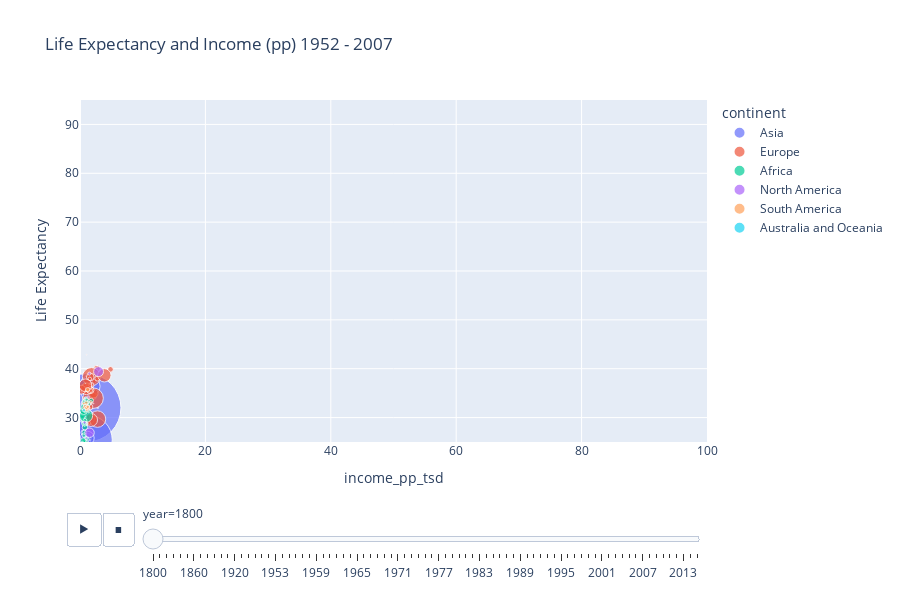

The notebook cell saved with this chart:
### Code cell
px.scatter(
    data_frame = df,
    x = 'income_pp_tsd',
    y = 'life_expectancy',
    size = 'population',
    color = 'continent',
    title = 'Life Expectancy and Income (pp) 1952 - 2007',
    labels = {'income_pp' : 'Wealth', 'life_expectancy' : 'Life Expectancy'},
    #log_x = True,
    range_x = [0, 100],
    range_y = [25, 95],
    hover_name = 'country',
    animation_frame = 'year',
    height = 600,
    size_max = 100,
    )

### Figure 1 — Plotly figure (JSON) as saved in the notebook; plotly's stock layout.template omitted (floating-point values rounded to 4 significant figures)
{"data": [{"hovertemplate": "<b>%{hovertext}</b><br><br>continent=Asia<br>year=1800<br>income_pp_tsd=%{x}<br>Life Expectancy=%{y}<br>population=%{marker.size}<extra></extra>", "hovertext": ["Afghanistan", "Bahrain", "Bangladesh", "Bhutan", "Brunei", "Cambodia", "China", "India", "Indonesia", "Iran", "Iraq", "Israel", "Japan", "Jordan", "Kazakhstan", "Kuwait", "Lebanon", "Malaysia", "Maldives", "Mongolia", "Nepal", "Oman", "Pakistan", "Philippines", "Qatar", "Saudi Arabia", "Singapore", "Sri Lanka", "Syria", "Tajikistan", "Thailand", "Turkey", "Turkmenistan", "United Arab Emirates", "Uzbekistan", "Vietnam", "Yemen"], "legendgroup": "Asia", "marker": {"color": "#636efa", "size": [3280000, 64474, 19227358, 89989, 2128, 2090000, 321675013, 168574895, 16108545, 6269721, 1076920, 209954, 30294378, 217000, 2041282, 81280, 332000, 287000, 42378, 619000, 3881000, 318000, 13123633, 1894389, 14092, 2091000, 30000, 1213000, 1337000, 466629, 4665000, 9773456, 367215, 40153, 1919159, 6551000, 2593000], "sizemode": "area", "sizeref": 137600.0, "symbol": "circle"}, "mode": "markers", "name": "Asia", "orientation": "v", "showlegend": true, "type": "scatter", "x": [0.683, 1.4, 0.992, 0.712, 1.71, 0.435, 1.08, 1.2, 1.12, 1.02, 1.03, 2.84, 1.53, 1.02, 1.29, 1.24, 1.24, 1.12, 0.953, 0.67, 0.745, 1.04, 1.16, 1.08, 1.24, 0.914, 1.16, 1.02, 1.26, 0.629, 1.06, 1.12, 1.07, 1.13, 0.568, 0.976, 0.993], "xaxis": "x", "y": [28.21, 30.3, 25.5, 28.8, 29.2, 35, 32, 25.44, 30, 25.6, 31.2, 32, 36.4, 31.7, 26.2, 26, 29.7, 30.6, 32.65, 31.8, 32.8, 32.3, 25.8, 30.9, 30.8, 32.1, 29.1, 32.6, 31.1, 24.24, 30.4, 35, 24, 30.7, 26.93, 32, 23.39], "yaxis": "y"}, {"hovertemplate": "<b>%{hovertext}</b><br><br>continent=Europe<br>year=1800<br>income_pp_tsd=%{x}<br>Life Expectancy=%{y}<br>population=%{marker.size}<extra></extra>", "hovertext": ["Albania", "Andorra", "Armenia", "Austria", "Azerbaijan", "Belarus", "Belgium", "Bosnia and Herzegovina", "Bulgaria", "Croatia", "Cyprus", "Czech Republic", "Denmark", "Estonia", "Finland", "France", "Georgia", "Germany", "Greece", "Hungary", "Iceland", "Ireland", "Italy", "Latvia", "Lithuania", "Luxembourg", "Malta", "Moldova", "Montenegro", "Netherlands", "Norway", "Poland", "Portugal", "Romania", "Serbia", "Slovenia", "Spain", "Sweden", "Switzerland", "Ukraine", "United Kingdom"], "legendgroup": "Europe", "marker": {"color": "#EF553B", "size": [410445, 2654, 413326, 3205587, 879960, 2355081, 3138137, 851806, 1992320, 1227886, 184392, 5516349, 1062514, 334136, 977662, 29355111, 1072178, 22886919, 2151155, 3499771, 61428, 4064749, 18822234, 590588, 778655, 127030, 134072, 712558, 126582, 2254522, 868570, 9508747, 3033454, 5464085, 2147197, 469664, 11549294, 2354189, 1826051, 11215490, 12327466], "sizemode": "area", "sizeref": 137600.0, "symbol": "circle"}, "mode": "markers", "name": "Europe", "orientation": "v", "showlegend": true, "type": "scatter", "x": [0.755, 1.36, 0.582, 2.09, 0.877, 0.688, 2.7, 0.757, 1.23, 1.22, 0.966, 2.17, 2.28, 1.06, 1.41, 2.08, 0.615, 1.83, 1.78, 1.41, 1.05, 1.64, 2.79, 0.85, 1.44, 1.65, 0.884, 0.703, 1.2, 4.86, 1.56, 1.05, 1.7, 0.224, 1.54, 1.6, 1.76, 1.59, 2.77, 0.864, 3.89], "xaxis": "x", "y": [35.4, 0, 34, 34.4, 29.17, 36.2, 40, 35.1, 35.8, 36.1, 38.5, 34.95, 37.41, 36.14, 36.57, 33.97, 31.87, 38.37, 36.6, 36, 42.85, 38.3, 29.69, 33, 28.9, 36.9, 28.7, 33.15, 35.4, 39.86, 37.92, 35.9, 35.6, 35.7, 35.5, 36.6, 29.5, 32.16, 38, 36.6, 38.65], "yaxis": "y"}, {"hovertemplate": "<b>%{hovertext}</b><br><br>continent=Africa<br>year=1800<br>income_pp_tsd=%{x}<br>Life Expectancy=%{y}<br>population=%{marker.size}<extra></extra>", "hovertext": ["Algeria", "Angola", "Benin", "Botswana", "Burundi", "Cameroon", "Cape Verde", "Central African Republic", "Chad", "Comoros", "Djibouti", "Egypt", "Equatorial Guinea", "Eritrea", "Ethiopia", "Gabon", "Gambia", "Ghana", "Guinea", "Guinea-Bissau", "Kenya", "Lesotho", "Liberia", "Libya", "Madagascar", "Malawi", "Mali", "Mauritania", "Mauritius", "Morocco", "Mozambique", "Namibia", "Niger", "Nigeria", "Rwanda", "Sao Tome and Principe", "Senegal", "Seychelles", "Sierra Leone", "Somalia", "South Africa", "Sudan", "Tanzania", "Togo", "Tunisia", "Uganda", "Zambia", "Zimbabwe"], "legendgroup": "Africa", "marker": {"color": "#00cc96", "size": [2503218, 1567028, 636559, 121000, 899097, 1860054, 55716, 479444, 1432000, 56346, 22848, 4243515, 80377, 205010, 2948990, 158227, 103274, 2016034, 983959, 218167, 2574000, 276361, 313543, 531472, 1543133, 737000, 1403398, 382696, 62865, 2503218, 1982324, 229000, 1244861, 12100855, 928368, 22731, 1009886, 12522, 794264, 991488, 1440820, 3994154, 3019768, 445985, 862029, 2101397, 747000, 1085814], "sizemode": "area", "sizeref": 137600.0, "symbol": "circle"}, "mode": "markers", "name": "Africa", "orientation": "v", "showlegend": true, "type": "scatter", "x": [0.796, 0.7, 0.676, 0.449, 0.473, 0.709, 0.599, 0.48, 0.473, 0.788, 0.851, 1.12, 0.403, 0.602, 0.592, 0.442, 0.92, 0.788, 0.509, 0.641, 0.967, 0.398, 0.902, 1.19, 0.649, 0.396, 0.683, 0.597, 1.06, 0.808, 0.442, 0.611, 0.505, 0.963, 0.488, 0.962, 0.563, 0.897, 0.831, 0.786, 1.78, 0.586, 0.636, 0.772, 0.801, 0.525, 0.751, 0.984], "xaxis": "x", "y": [28.82, 26.98, 31, 33.6, 31.5, 28.75, 33.8, 30, 30.9, 32.1, 29.9, 33, 29.8, 30.2, 29.7, 30.6, 28.8, 28, 29.5, 32, 25.5, 32.8, 31.1, 33.1, 30.5, 30.3, 26.41, 32, 28.7, 33.1, 30.28, 32.4, 30.8, 30.4, 31.8, 31, 25.2, 37, 25.1, 29.4, 33.5, 31.4, 32.2, 31.3, 28.8, 25.3, 32.6, 33.7], "yaxis": "y"}, {"hovertemplate": "<b>%{hovertext}</b><br><br>continent=North America<br>year=1800<br>income_pp_tsd=%{x}<br>Life Expectancy=%{y}<br>population=%{marker.size}<extra></extra>", "hovertext": ["Antigua and Barbuda", "Bahamas", "Barbados", "Belize", "Canada", "Costa Rica", "Cuba", "Dominica", "Dominican Republic", "El Salvador", "Grenada", "Guatemala", "Haiti", "Honduras", "Jamaica", "Mexico", "Nicaragua", "Panama", "Trinidad and Tobago", "United States"], "legendgroup": "North America", "marker": {"color": "#ab63fa", "size": [37000, 27350, 81729, 25526, 645526, 51987, 345043, 19950, 89000, 248000, 29409, 458965, 723000, 126118, 401000, 6181708, 219387, 78842, 60000, 6801854], "sizemode": "area", "sizeref": 137600.0, "symbol": "circle"}, "mode": "markers", "name": "North America", "orientation": "v", "showlegend": true, "type": "scatter", "x": [0.857, 1.64, 1.03, 0.655, 1.49, 0.877, 0.719, 0.751, 0.755, 1.1, 1.09, 0.97, 0.717, 0.764, 1.3, 1.52, 1.1, 0.959, 1.39, 2.96], "xaxis": "x", "y": [33.54, 35.18, 32.12, 26.5, 39, 30.21, 32.2, 0, 29.9, 28.7, 31.4, 25.8, 29, 33.9, 34.2, 26.9, 25.4, 32.9, 32.9, 39.41], "yaxis": "y"}, {"hovertemplate": "<b>%{hovertext}</b><br><br>continent=South America<br>year=1800<br>income_pp_tsd=%{x}<br>Life Expectancy=%{y}<br>population=%{marker.size}<extra></extra>", "hovertext": ["Argentina", "Bolivia", "Brazil", "Chile", "Colombia", "Ecuador", "Guyana", "Paraguay", "Peru", "Suriname", "Uruguay", "Venezuela"], "legendgroup": "South America", "marker": {"color": "#FFA15A", "size": [534000, 1100000, 3639636, 771447, 1206000, 500000, 166034, 143000, 1314151, 80721, 55000, 718000], "sizemode": "area", "sizeref": 137600.0, "symbol": "circle"}, "mode": "markers", "name": "South America", "orientation": "v", "showlegend": true, "type": "scatter", "x": [1.73, 0.967, 1.01, 0.992, 1.1, 0.599, 1.37, 0.945, 1.23, 1.85, 2.14, 1.25], "xaxis": "x", "y": [33.2, 33, 32, 32, 32, 32.9, 31.12, 35.5, 35.7, 32.9, 32.9, 32.2], "yaxis": "y"}, {"hovertemplate": "<b>%{hovertext}</b><br><br>continent=Australia and Oceania<br>year=1800<br>income_pp_tsd=%{x}<br>Life Expectancy=%{y}<br>population=%{marker.size}<extra></extra>", "hovertext": ["Australia", "Fiji", "Kiribati", "Marshall Islands", "Nauru", "New Zealand", "Palau", "Papua New Guinea", "Samoa", "Solomon Islands", "Tonga", "Tuvalu", "Vanuatu"], "legendgroup": "Australia and Oceania", "marker": {"color": "#19d3f3", "size": [351014, 130533, 17876, 5828, 1834, 100000, 3875, 754894, 47300, 56998, 18658, 2499, 27791], "sizemode": "area", "sizeref": 137600.0, "symbol": "circle"}, "mode": "markers", "name": "Australia and Oceania", "orientation": "v", "showlegend": true, "type": "scatter", "x": [0.925, 0.889, 0.624, 0.61, 0.627, 0.752, 0.95, 0.618, 1.59, 0.411, 0.751, 0.814, 0.662], "xaxis": "x", "y": [34.05, 26.1, 24.9, 0, 0, 34.05, 0, 31.5, 25.4, 25.1, 28.2, 0, 24.3], "yaxis": "y"}], "layout": {"height": 600, "legend": {"itemsizing": "constant", "title": {"text": "continent"}, "tracegroupgap": 0}, "sliders": [{"active": 0, "currentvalue": {"prefix": "year="}, "len": 0.9, "pad": {"b": 10, "t": 60}, "steps": [{"args": [["1800"], {"frame": {"duration": 0, "redraw": false}, "fromcurrent": true, "mode": "immediate", "transition": {"duration": 0, "easing": "linear"}}], "label": "1800", "method": "animate"}, {"args": [["1810"], {"frame": {"duration": 0, "redraw": false}, "fromcurrent": true, "mode": "immediate", "transition": {"duration": 0, "easing": "linear"}}], "label": "1810", "method": "animate"}, {"args": [["1820"], {"frame": {"duration": 0, "redraw": false}, "fromcurrent": true, "mode": "immediate", "transition": {"duration": 0, "easing": "linear"}}], "label": "1820", "method": "animate"}, {"args": [["1830"], {"frame": {"duration": 0, "redraw": false}, "fromcurrent": true, "mode": "immediate", "transition": {"duration": 0, "easing": "linear"}}], "label": "1830", "method": "animate"}, {"args": [["1840"], {"frame": {"duration": 0, "redraw": false}, "fromcurrent": true, "mode": "immediate", "transition": {"duration": 0, "easing": "linear"}}], "label": "1840", "method": "animate"}, {"args": [["1850"], {"frame": {"duration": 0, "redraw": false}, "fromcurrent": true, "mode": "immediate", "transition": {"duration": 0, "easing": "linear"}}], "label": "1850", "method": "animate"}, {"args": [["1860"], {"frame": {"duration": 0, "redraw": false}, "fromcurrent": true, "mode": "immediate", "transition": {"duration": 0, "easing": "linear"}}], "label": "1860", "method": "animate"}, {"args": [["1870"], {"frame": {"duration": 0, "redraw": false}, "fromcurrent": true, "mode": "immediate", "transition": {"duration": 0, "easing": "linear"}}], "label": "1870", "method": "animate"}, {"args": [["1880"], {"frame": {"duration": 0, "redraw": false}, "fromcurrent": true, "mode": "immediate", "transition": {"duration": 0, "easing": "linear"}}], "label": "1880", "method": "animate"}, {"args": [["1890"], {"frame": {"duration": 0, "redraw": false}, "fromcurrent": true, "mode": "immediate", "transition": {"duration": 0, "easing": "linear"}}], "label": "1890", "method": "animate"}, {"args": [["1900"], {"frame": {"duration": 0, "redraw": false}, "fromcurrent": true, "mode": "immediate", "transition": {"duration": 0, "easing": "linear"}}], "label": "1900", "method": "animate"}, {"args": [["1910"], {"frame": {"duration": 0, "redraw": false}, "fromcurrent": true, "mode": "immediate", "transition": {"duration": 0, "easing": "linear"}}], "label": "1910", "method": "animate"}, {"args": [["1920"], {"frame": {"duration": 0, "redraw": false}, "fromcurrent": true, "mode": "immediate", "transition": {"duration": 0, "easing": "linear"}}], "label": "1920", "method": "animate"}, {"args": [["1930"], {"frame": {"duration": 0, "redraw": false}, "fromcurrent": true, "mode": "immediate", "transition": {"duration": 0, "easing": "linear"}}], "label": "1930", "method": "animate"}, {"args": [["1940"], {"frame": {"duration": 0, "redraw": false}, "fromcurrent": true, "mode": "immediate", "transition": {"duration": 0, "easing": "linear"}}], "label": "1940", "method": "animate"}, {"args": [["1950"], {"frame": {"duration": 0, "redraw": false}, "fromcurrent": true, "mode": "immediate", "transition": {"duration": 0, "easing": "linear"}}], "label": "1950", "method": "animate"}, {"args": [["1951"], {"frame": {"duration": 0, "redraw": false}, "fromcurrent": true, "mode": "immediate", "transition": {"duration": 0, "easing": "linear"}}], "label": "1951", "method": "animate"}, {"args": [["1952"], {"frame": {"duration": 0, "redraw": false}, "fromcurrent": true, "mode": "immediate", "transition": {"duration": 0, "easing": "linear"}}], "label": "1952", "method": "animate"}, {"args": [["1953"], {"frame": {"duration": 0, "redraw": false}, "fromcurrent": true, "mode": "immediate", "transition": {"duration": 0, "easing": "linear"}}], "label": "1953", "method": "animate"}, {"args": [["1954"], {"frame": {"duration": 0, "redraw": false}, "fromcurrent": true, "mode": "immediate", "transition": {"duration": 0, "easing": "linear"}}], "label": "1954", "method": "animate"}, {"args": [["1955"], {"frame": {"duration": 0, "redraw": false}, "fromcurrent": true, "mode": "immediate", "transition": {"duration": 0, "easing": "linear"}}], "label": "1955", "method": "animate"}, {"args": [["1956"], {"frame": {"duration": 0, "redraw": false}, "fromcurrent": true, "mode": "immediate", "transition": {"duration": 0, "easing": "linear"}}], "label": "1956", "method": "animate"}, {"args": [["1957"], {"frame": {"duration": 0, "redraw": false}, "fromcurrent": true, "mode": "immediate", "transition": {"duration": 0, "easing": "linear"}}], "label": "1957", "method": "animate"}, {"args": [["1958"], {"frame": {"duration": 0, "redraw": false}, "fromcurrent": true, "mode": "immediate", "transition": {"duration": 0, "easing": "linear"}}], "label": "1958", "method": "animate"}, {"args": [["1959"], {"frame": {"duration": 0, "redraw": false}, "fromcurrent": true, "mode": "immediate", "transition": {"duration": 0, "easing": "linear"}}], "label": "1959", "method": "animate"}, {"args": [["1960"], {"frame": {"duration": 0, "redraw": false}, "fromcurrent": true, "mode": "immediate", "transition": {"duration": 0, "easing": "linear"}}], "label": "1960", "method": "animate"}, {"args": [["1961"], {"frame": {"duration": 0, "redraw": false}, "fromcurrent": true, "mode": "immediate", "transition": {"duration": 0, "easing": "linear"}}], "label": "1961", "method": "animate"}, {"args": [["1962"], {"frame": {"duration": 0, "redraw": false}, "fromcurrent": true, "mode": "immediate", "transition": {"duration": 0, "easing": "linear"}}], "label": "1962", "method": "animate"}, {"args": [["1963"], {"frame": {"duration": 0, "redraw": false}, "fromcurrent": true, "mode": "immediate", "transition": {"duration": 0, "easing": "linear"}}], "label": "1963", "method": "animate"}, {"args": [["1964"], {"frame": {"duration": 0, "redraw": false}, "fromcurrent": true, "mode": "immediate", "transition": {"duration": 0, "easing": "linear"}}], "label": "1964", "method": "animate"}, {"args": [["1965"], {"frame": {"duration": 0, "redraw": false}, "fromcurrent": true, "mode": "immediate", "transition": {"duration": 0, "easing": "linear"}}], "label": "1965", "method": "animate"}, {"args": [["1966"], {"frame": {"duration": 0, "redraw": false}, "fromcurrent": true, "mode": "immediate", "transition": {"duration": 0, "easing": "linear"}}], "label": "1966", "method": "animate"}, {"args": [["1967"], {"frame": {"duration": 0, "redraw": false}, "fromcurrent": true, "mode": "immediate", "transition": {"duration": 0, "easing": "linear"}}], "label": "1967", "method": "animate"}, {"args": [["1968"], {"frame": {"duration": 0, "redraw": false}, "fromcurrent": true, "mode": "immediate", "transition": {"duration": 0, "easing": "linear"}}], "label": "1968", "method": "animate"}, {"args": [["1969"], {"frame": {"duration": 0, "redraw": false}, "fromcurrent": true, "mode": "immediate", "transition": {"duration": 0, "easing": "linear"}}], "label": "1969", "method": "animate"}, {"args": [["1970"], {"frame": {"duration": 0, "redraw": false}, "fromcurrent": true, "mode": "immediate", "transition": {"duration": 0, "easing": "linear"}}], "label": "1970", "method": "animate"}, {"args": [["1971"], {"frame": {"duration": 0, "redraw": false}, "fromcurrent": true, "mode": "immediate", "transition": {"duration": 0, "easing": "linear"}}], "label": "1971", "method": "animate"}, {"args": [["1972"], {"frame": {"duration": 0, "redraw": false}, "fromcurrent": true, "mode": "immediate", "transition": {"duration": 0, "easing": "linear"}}], "label": "1972", "method": "animate"}, {"args": [["1973"], {"frame": {"duration": 0, "redraw": false}, "fromcurrent": true, "mode": "immediate", "transition": {"duration": 0, "easing": "linear"}}], "label": "1973", "method": "animate"}, {"args": [["1974"], {"frame": {"duration": 0, "redraw": false}, "fromcurrent": true, "mode": "immediate", "transition": {"duration": 0, "easing": "linear"}}], "label": "1974", "method": "animate"}, {"args": [["1975"], {"frame": {"duration": 0, "redraw": false}, "fromcurrent": true, "mode": "immediate", "transition": {"duration": 0, "easing": "linear"}}], "label": "1975", "method": "animate"}, {"args": [["1976"], {"frame": {"duration": 0, "redraw": false}, "fromcurrent": true, "mode": "immediate", "transition": {"duration": 0, "easing": "linear"}}], "label": "1976", "method": "animate"}, {"args": [["1977"], {"frame": {"duration": 0, "redraw": false}, "fromcurrent": true, "mode": "immediate", "transition": {"duration": 0, "easing": "linear"}}], "label": "1977", "method": "animate"}, {"args": [["1978"], {"frame": {"duration": 0, "redraw": false}, "fromcurrent": true, "mode": "immediate", "transition": {"duration": 0, "easing": "linear"}}], "label": "1978", "method": "animate"}, {"args": [["1979"], {"frame": {"duration": 0, "redraw": false}, "fromcurrent": true, "mode": "immediate", "transition": {"duration": 0, "easing": "linear"}}], "label": "1979", "method": "animate"}, {"args": [["1980"], {"frame": {"duration": 0, "redraw": false}, "fromcurrent": true, "mode": "immediate", "transition": {"duration": 0, "easing": "linear"}}], "label": "1980", "method": "animate"}, {"args": [["1981"], {"frame": {"duration": 0, "redraw": false}, "fromcurrent": true, "mode": "immediate", "transition": {"duration": 0, "easing": "linear"}}], "label": "1981", "method": "animate"}, {"args": [["1982"], {"frame": {"duration": 0, "redraw": false}, "fromcurrent": true, "mode": "immediate", "transition": {"duration": 0, "easing": "linear"}}], "label": "1982", "method": "animate"}, {"args": [["1983"], {"frame": {"duration": 0, "redraw": false}, "fromcurrent": true, "mode": "immediate", "transition": {"duration": 0, "easing": "linear"}}], "label": "1983", "method": "animate"}, {"args": [["1984"], {"frame": {"duration": 0, "redraw": false}, "fromcurrent": true, "mode": "immediate", "transition": {"duration": 0, "easing": "linear"}}], "label": "1984", "method": "animate"}, {"args": [["1985"], {"frame": {"duration": 0, "redraw": false}, "fromcurrent": true, "mode": "immediate", "transition": {"duration": 0, "easing": "linear"}}], "label": "1985", "method": "animate"}, {"args": [["1986"], {"frame": {"duration": 0, "redraw": false}, "fromcurrent": true, "mode": "immediate", "transition": {"duration": 0, "easing": "linear"}}], "label": "1986", "method": "animate"}, {"args": [["1987"], {"frame": {"duration": 0, "redraw": false}, "fromcurrent": true, "mode": "immediate", "transition": {"duration": 0, "easing": "linear"}}], "label": "1987", "method": "animate"}, {"args": [["1988"], {"frame": {"duration": 0, "redraw": false}, "fromcurrent": true, "mode": "immediate", "transition": {"duration": 0, "easing": "linear"}}], "label": "1988", "method": "animate"}, {"args": [["1989"], {"frame": {"duration": 0, "redraw": false}, "fromcurrent": true, "mode": "immediate", "transition": {"duration": 0, "easing": "linear"}}], "label": "1989", "method": "animate"}, {"args": [["1990"], {"frame": {"duration": 0, "redraw": false}, "fromcurrent": true, "mode": "immediate", "transition": {"duration": 0, "easing": "linear"}}], "label": "1990", "method": "animate"}, {"args": [["1991"], {"frame": {"duration": 0, "redraw": false}, "fromcurrent": true, "mode": "immediate", "transition": {"duration": 0, "easing": "linear"}}], "label": "1991", "method": "animate"}, {"args": [["1992"], {"frame": {"duration": 0, "redraw": false}, "fromcurrent": true, "mode": "immediate", "transition": {"duration": 0, "easing": "linear"}}], "label": "1992", "method": "animate"}, {"args": [["1993"], {"frame": {"duration": 0, "redraw": false}, "fromcurrent": true, "mode": "immediate", "transition": {"duration": 0, "easing": "linear"}}], "label": "1993", "method": "animate"}, {"args": [["1994"], {"frame": {"duration": 0, "redraw": false}, "fromcurrent": true, "mode": "immediate", "transition": {"duration": 0, "easing": "linear"}}], "label": "1994", "method": "animate"}, {"args": [["1995"], {"frame": {"duration": 0, "redraw": false}, "fromcurrent": true, "mode": "immediate", "transition": {"duration": 0, "easing": "linear"}}], "label": "1995", "method": "animate"}, {"args": [["1996"], {"frame": {"duration": 0, "redraw": false}, "fromcurrent": true, "mode": "immediate", "transition": {"duration": 0, "easing": "linear"}}], "label": "1996", "method": "animate"}, {"args": [["1997"], {"frame": {"duration": 0, "redraw": false}, "fromcurrent": true, "mode": "immediate", "transition": {"duration": 0, "easing": "linear"}}], "label": "1997", "method": "animate"}, {"args": [["1998"], {"frame": {"duration": 0, "redraw": false}, "fromcurrent": true, "mode": "immediate", "transition": {"duration": 0, "easing": "linear"}}], "label": "1998", "method": "animate"}, {"args": [["1999"], {"frame": {"duration": 0, "redraw": false}, "fromcurrent": true, "mode": "immediate", "transition": {"duration": 0, "easing": "linear"}}], "label": "1999", "method": "animate"}, {"args": [["2000"], {"frame": {"duration": 0, "redraw": false}, "fromcurrent": true, "mode": "immediate", "transition": {"duration": 0, "easing": "linear"}}], "label": "2000", "method": "animate"}, {"args": [["2001"], {"frame": {"duration": 0, "redraw": false}, "fromcurrent": true, "mode": "immediate", "transition": {"duration": 0, "easing": "linear"}}], "label": "2001", "method": "animate"}, {"args": [["2002"], {"frame": {"duration": 0, "redraw": false}, "fromcurrent": true, "mode": "immediate", "transition": {"duration": 0, "easing": "linear"}}], "label": "2002", "method": "animate"}, {"args": [["2003"], {"frame": {"duration": 0, "redraw": false}, "fromcurrent": true, "mode": "immediate", "transition": {"duration": 0, "easing": "linear"}}], "label": "2003", "method": "animate"}, {"args": [["2004"], {"frame": {"duration": 0, "redraw": false}, "fromcurrent": true, "mode": "immediate", "transition": {"duration": 0, "easing": "linear"}}], "label": "2004", "method": "animate"}, {"args": [["2005"], {"frame": {"duration": 0, "redraw": false}, "fromcurrent": true, "mode": "immediate", "transition": {"duration": 0, "easing": "linear"}}], "label": "2005", "method": "animate"}, {"args": [["2006"], {"frame": {"duration": 0, "redraw": false}, "fromcurrent": true, "mode": "immediate", "transition": {"duration": 0, "easing": "linear"}}], "label": "2006", "method": "animate"}, {"args": [["2007"], {"frame": {"duration": 0, "redraw": false}, "fromcurrent": true, "mode": "immediate", "transition": {"duration": 0, "easing": "linear"}}], "label": "2007", "method": "animate"}, {"args": [["2008"], {"frame": {"duration": 0, "redraw": false}, "fromcurrent": true, "mode": "immediate", "transition": {"duration": 0, "easing": "linear"}}], "label": "2008", "method": "animate"}, {"args": [["2009"], {"frame": {"duration": 0, "redraw": false}, "fromcurrent": true, "mode": "immediate", "transition": {"duration": 0, "easing": "linear"}}], "label": "2009", "method": "animate"}, {"args": [["2010"], {"frame": {"duration": 0, "redraw": false}, "fromcurrent": true, "mode": "immediate", "transition": {"duration": 0, "easing": "linear"}}], "label": "2010", "method": "animate"}, {"args": [["2011"], {"frame": {"duration": 0, "redraw": false}, "fromcurrent": true, "mode": "immediate", "transition": {"duration": 0, "easing": "linear"}}], "label": "2011", "method": "animate"}, {"args": [["2012"], {"frame": {"duration": 0, "redraw": false}, "fromcurrent": true, "mode": "immediate", "transition": {"duration": 0, "easing": "linear"}}], "label": "2012", "method": "animate"}, {"args": [["2013"], {"frame": {"duration": 0, "redraw": false}, "fromcurrent": true, "mode": "immediate", "transition": {"duration": 0, "easing": "linear"}}], "label": "2013", "method": "animate"}, {"args": [["2014"], {"frame": {"duration": 0, "redraw": false}, "fromcurrent": true, "mode": "immediate", "transition": {"duration": 0, "easing": "linear"}}], "label": "2014", "method": "animate"}, {"args": [["2015"], {"frame": {"duration": 0, "redraw": false}, "fromcurrent": true, "mode": "immediate", "transition": {"duration": 0, "easing": "linear"}}], "label": "2015", "method": "animate"}], "x": 0.1, "xanchor": "left", "y": 0, "yanchor": "top"}], "title": {"text": "Life Expectancy and Income (pp) 1952 - 2007"}, "updatemenus": [{"buttons": [{"args": [null, {"frame": {"duration": 500, "redraw": false}, "fromcurrent": true, "mode": "immediate", "transition": {"duration": 500, "easing": "linear"}}], "label": "&#9654;", "method": "animate"}, {"args": [[null], {"frame": {"duration": 0, "redraw": false}, "fromcurrent": true, "mode": "immediate", "transition": {"duration": 0, "easing": "linear"}}], "label": "&#9724;", "method": "animate"}], "direction": "left", "pad": {"r": 10, "t": 70}, "showactive": false, "type": "buttons", "x": 0.1, "xanchor": "right", "y": 0, "yanchor": "top"}], "xaxis": {"anchor": "y", "domain": [0, 1], "range": [0, 100], "title": {"text": "income_pp_tsd"}}, "yaxis": {"anchor": "x", "domain": [0, 1], "range": [25, 95], "title": {"text": "Life Expectancy"}}}}
